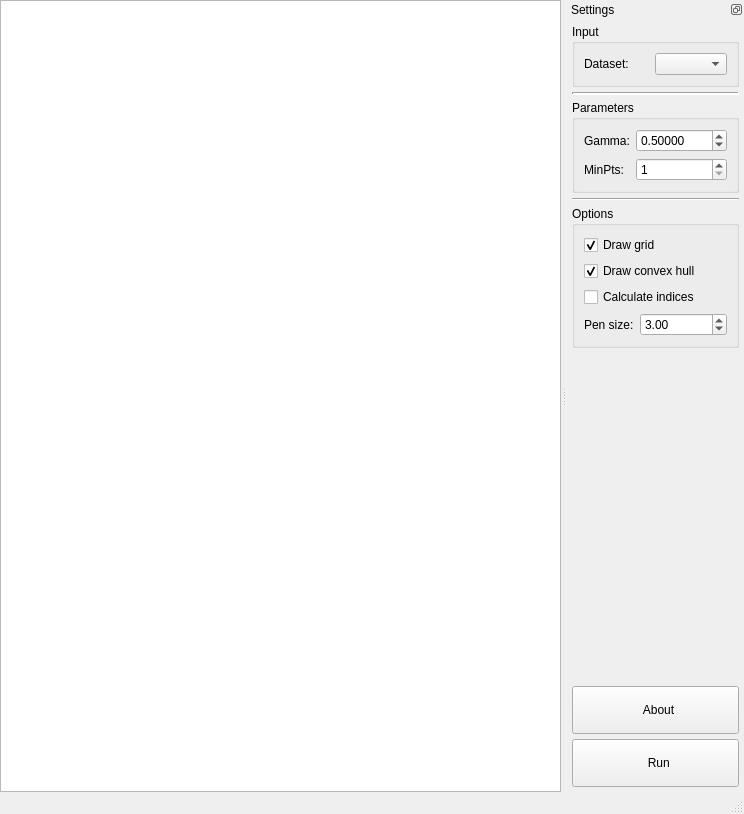
<?xml version="1.0" encoding="UTF-8"?>
<ui version="4.0">
 <class>MainWindow</class>
 <widget class="QMainWindow" name="MainWindow">
  <property name="geometry">
   <rect>
    <x>0</x>
    <y>0</y>
    <width>744</width>
    <height>814</height>
   </rect>
  </property>
  <property name="windowTitle">
   <string>FFDBC reference implementation</string>
  </property>
  <property name="locale">
   <locale language="English" country="UnitedStates"/>
  </property>
  <widget class="QWidget" name="centralwidget">
   <layout class="QVBoxLayout" name="verticalLayout_2">
    <property name="leftMargin">
     <number>0</number>
    </property>
    <property name="topMargin">
     <number>0</number>
    </property>
    <property name="rightMargin">
     <number>0</number>
    </property>
    <property name="bottomMargin">
     <number>0</number>
    </property>
    <item>
     <widget class="QGraphicsView" name="graphicsView">
      <property name="resizeAnchor">
       <enum>QGraphicsView::AnchorViewCenter</enum>
      </property>
     </widget>
    </item>
   </layout>
  </widget>
  <widget class="QStatusBar" name="statusBar"/>
  <widget class="QDockWidget" name="dockWidget">
   <property name="sizePolicy">
    <sizepolicy hsizetype="Preferred" vsizetype="Expanding">
     <horstretch>0</horstretch>
     <verstretch>0</verstretch>
    </sizepolicy>
   </property>
   <property name="maximumSize">
    <size>
     <width>250</width>
     <height>524287</height>
    </size>
   </property>
   <property name="features">
    <set>QDockWidget::DockWidgetFloatable|QDockWidget::DockWidgetMovable</set>
   </property>
   <property name="allowedAreas">
    <set>Qt::LeftDockWidgetArea|Qt::RightDockWidgetArea</set>
   </property>
   <property name="windowTitle">
    <string>Settings</string>
   </property>
   <attribute name="dockWidgetArea">
    <number>2</number>
   </attribute>
   <widget class="QWidget" name="settingsDockWidget">
    <layout class="QVBoxLayout" name="verticalLayout">
     <property name="spacing">
      <number>5</number>
     </property>
     <property name="leftMargin">
      <number>5</number>
     </property>
     <property name="topMargin">
      <number>5</number>
     </property>
     <property name="rightMargin">
      <number>5</number>
     </property>
     <property name="bottomMargin">
      <number>5</number>
     </property>
     <item>
      <widget class="QGroupBox" name="inputGroupBox">
       <property name="sizePolicy">
        <sizepolicy hsizetype="Preferred" vsizetype="Minimum">
         <horstretch>0</horstretch>
         <verstretch>0</verstretch>
        </sizepolicy>
       </property>
       <property name="title">
        <string>Input</string>
       </property>
       <property name="flat">
        <bool>false</bool>
       </property>
       <layout class="QGridLayout" name="gridLayout_3">
        <item row="0" column="0">
         <layout class="QGridLayout" name="gridLayout">
          <item row="0" column="1">
           <widget class="QComboBox" name="inputDSCombobox">
            <property name="currentText">
             <string/>
            </property>
           </widget>
          </item>
          <item row="0" column="0">
           <widget class="QLabel" name="label_3">
            <property name="text">
             <string>&lt;html&gt;&lt;head/&gt;&lt;body&gt;&lt;p&gt;Dataset:&lt;/p&gt;&lt;/body&gt;&lt;/html&gt;</string>
            </property>
            <property name="buddy">
             <cstring>inputDSCombobox</cstring>
            </property>
           </widget>
          </item>
         </layout>
        </item>
       </layout>
      </widget>
     </item>
     <item>
      <widget class="Line" name="line_2">
       <property name="lineWidth">
        <number>2</number>
       </property>
       <property name="orientation">
        <enum>Qt::Horizontal</enum>
       </property>
      </widget>
     </item>
     <item>
      <widget class="QGroupBox" name="paramsGroupBox">
       <property name="sizePolicy">
        <sizepolicy hsizetype="Preferred" vsizetype="Minimum">
         <horstretch>0</horstretch>
         <verstretch>0</verstretch>
        </sizepolicy>
       </property>
       <property name="title">
        <string>Parameters</string>
       </property>
       <layout class="QVBoxLayout" name="verticalLayout_5">
        <item>
         <layout class="QGridLayout" name="gridLayout_2">
          <item row="0" column="0">
           <widget class="QLabel" name="label">
            <property name="text">
             <string>Gamma:</string>
            </property>
           </widget>
          </item>
          <item row="0" column="1">
           <widget class="QDoubleSpinBox" name="gammaSpinBox">
            <property name="sizePolicy">
             <sizepolicy hsizetype="Expanding" vsizetype="Fixed">
              <horstretch>0</horstretch>
              <verstretch>0</verstretch>
             </sizepolicy>
            </property>
            <property name="decimals">
             <number>5</number>
            </property>
            <property name="maximum">
             <double>1000.000000000000000</double>
            </property>
            <property name="singleStep">
             <double>0.500000000000000</double>
            </property>
            <property name="value">
             <double>0.500000000000000</double>
            </property>
           </widget>
          </item>
          <item row="1" column="0">
           <widget class="QLabel" name="label_2">
            <property name="text">
             <string>MinPts:</string>
            </property>
           </widget>
          </item>
          <item row="1" column="1">
           <widget class="QSpinBox" name="minptsSpinBox">
            <property name="sizePolicy">
             <sizepolicy hsizetype="Expanding" vsizetype="Fixed">
              <horstretch>0</horstretch>
              <verstretch>0</verstretch>
             </sizepolicy>
            </property>
            <property name="minimum">
             <number>1</number>
            </property>
            <property name="maximum">
             <number>1000</number>
            </property>
           </widget>
          </item>
         </layout>
        </item>
       </layout>
      </widget>
     </item>
     <item>
      <widget class="Line" name="line">
       <property name="orientation">
        <enum>Qt::Horizontal</enum>
       </property>
      </widget>
     </item>
     <item>
      <widget class="QGroupBox" name="optionsGroupBox">
       <property name="sizePolicy">
        <sizepolicy hsizetype="Preferred" vsizetype="Minimum">
         <horstretch>0</horstretch>
         <verstretch>0</verstretch>
        </sizepolicy>
       </property>
       <property name="title">
        <string>Options</string>
       </property>
       <layout class="QVBoxLayout" name="verticalLayout_3">
        <item>
         <widget class="QCheckBox" name="drawGridCheckBox">
          <property name="text">
           <string>Draw grid</string>
          </property>
          <property name="checked">
           <bool>true</bool>
          </property>
         </widget>
        </item>
        <item>
         <widget class="QCheckBox" name="drawConvexHullCheckBox">
          <property name="text">
           <string>Draw convex hull</string>
          </property>
          <property name="checked">
           <bool>true</bool>
          </property>
         </widget>
        </item>
        <item>
         <widget class="QCheckBox" name="indexesCheckBox">
          <property name="text">
           <string>Calculate indices</string>
          </property>
          <property name="checked">
           <bool>false</bool>
          </property>
         </widget>
        </item>
        <item>
         <layout class="QHBoxLayout" name="horizontalLayout">
          <item>
           <widget class="QLabel" name="label_5">
            <property name="text">
             <string>Pen size:</string>
            </property>
           </widget>
          </item>
          <item>
           <widget class="QDoubleSpinBox" name="pensizeSpinBox">
            <property name="sizePolicy">
             <sizepolicy hsizetype="Expanding" vsizetype="Fixed">
              <horstretch>0</horstretch>
              <verstretch>0</verstretch>
             </sizepolicy>
            </property>
            <property name="minimum">
             <double>0.500000000000000</double>
            </property>
            <property name="maximum">
             <double>10.000000000000000</double>
            </property>
            <property name="singleStep">
             <double>0.500000000000000</double>
            </property>
            <property name="value">
             <double>3.000000000000000</double>
            </property>
           </widget>
          </item>
         </layout>
        </item>
       </layout>
       <zorder>indexesCheckBox</zorder>
       <zorder>drawGridCheckBox</zorder>
       <zorder>drawConvexHullCheckBox</zorder>
      </widget>
     </item>
     <item>
      <spacer name="verticalSpacer">
       <property name="orientation">
        <enum>Qt::Vertical</enum>
       </property>
       <property name="sizeHint" stdset="0">
        <size>
         <width>20</width>
         <height>40</height>
        </size>
       </property>
      </spacer>
     </item>
     <item>
      <widget class="QPushButton" name="aboutButton">
       <property name="minimumSize">
        <size>
         <width>0</width>
         <height>48</height>
        </size>
       </property>
       <property name="text">
        <string>  About</string>
       </property>
       <property name="icon">
        <iconset resource="icons.qrc">
         <normaloff>:/icons/info-256.png</normaloff>:/icons/info-256.png</iconset>
       </property>
      </widget>
     </item>
     <item>
      <widget class="QPushButton" name="runButton">
       <property name="minimumSize">
        <size>
         <width>0</width>
         <height>48</height>
        </size>
       </property>
       <property name="text">
        <string>  Run</string>
       </property>
       <property name="icon">
        <iconset resource="icons.qrc">
         <normaloff>:/icons/do.png</normaloff>:/icons/do.png</iconset>
       </property>
      </widget>
     </item>
    </layout>
   </widget>
  </widget>
  <action name="actionDo_clustering">
   <property name="icon">
    <iconset>
     <normaloff>:/do.png</normaloff>:/do.png</iconset>
   </property>
   <property name="text">
    <string>Do clustering</string>
   </property>
  </action>
  <action name="actionBatch_processing">
   <property name="icon">
    <iconset>
     <normaloff>:/batch.png</normaloff>:/batch.png</iconset>
   </property>
   <property name="text">
    <string>Batch processing</string>
   </property>
  </action>
 </widget>
 <resources>
  <include location="icons.qrc"/>
 </resources>
 <connections/>
</ui>
